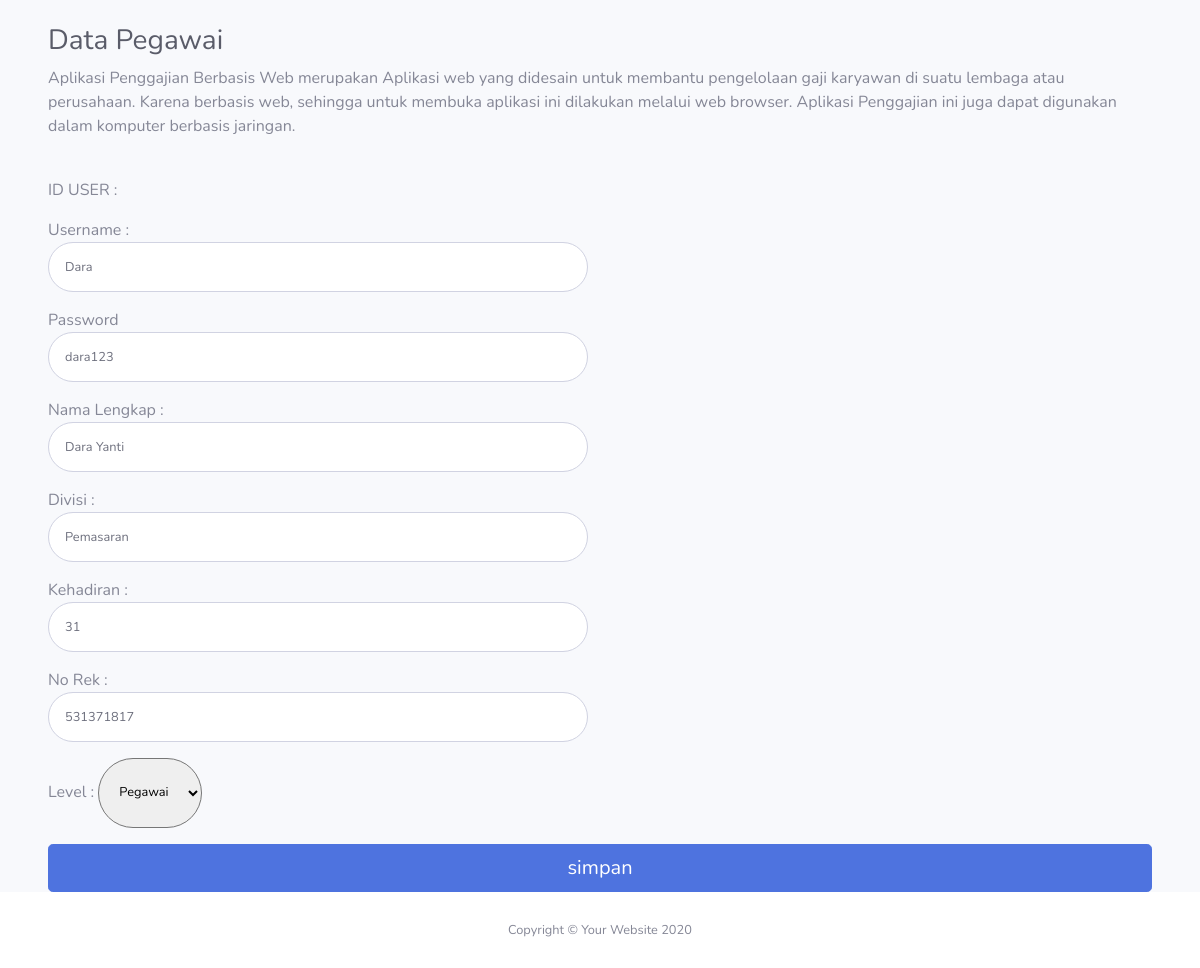
The page /edit_datapegawai.php?iduser=7 on the database its author committed.
### tables this page shows
CREATE TABLE `user` (
  `iduser` int(20) NOT NULL,
  `username` varchar(50) NOT NULL,
  `password` varchar(255) NOT NULL,
  `nama_lengkap` varchar(100) NOT NULL,
  `divisi` varchar(30) NOT NULL,
  `jml_kehadiran` int(20) NOT NULL,
  `no_rek` int(30) NOT NULL,
  `level` enum('pegawai','admin','','') NOT NULL
);

### edit_datapegawai.php (the view, shortened to what this page needs)
<!DOCTYPE html>
<html lang="en">
<head>
    <link href="vendor/fontawesome-free/css/all.min.css" rel="stylesheet" type="text/css">
    <link href="css/sb-admin-2.min.css" rel="stylesheet">
</head>
<body id="page-top">
    <div id="wrapper">
        <div id="content-wrapper" class="d-flex flex-column">
            <div id="content">
                <div class="container-fluid">
                <div class="container-fluid">
                <br>
                    <h1 class="h3 mb-2 text-gray-800">Data Pegawai</h1>
                    <p class="mb-4">Aplikasi Penggajian Berbasis Web merupakan Aplikasi web yang didesain untuk membantu pengelolaan gaji karyawan di suatu lembaga atau perusahaan. Karena berbasis web, sehingga untuk membuka aplikasi ini dilakukan melalui web browser. Aplikasi Penggajian ini juga dapat digunakan dalam komputer berbasis jaringan.</p>
                    <?php
			$iduser = $_GET['iduser'];
			$data = mysqli_query($koneksi, "SELECT * from user where iduser='$iduser' and level = 'pegawai' ");
            $d = mysqli_fetch_array($data);
?>
						<form class="user" method="post" action="update_datapegawai.php">
                                <div class="form-group row">
                                    <div class="col-sm-6 mb-3 mb-sm-0">
                                        ID USER :
                                    </div>
                                </div>
                                <div class="form-group row">
                                    <div class="col-sm-6 mb-3 mb-sm-0">
                                        Username :
                                        <input type="text" class="form-control form-control-user" name ="username" value = "<?php echo $d['username'];?>"  placeholder="Nama Lengkap Anda..">
                                    </div>
                                </div>
                                <div class="form-group row">
                                    <div class="col-sm-6 mb-3 mb-sm-0">
                                        Password
                                        <input type="text" class="form-control form-control-user" name ="password" value = "<?php echo $d['password'];?>"  placeholder="Nama Lengkap Anda..">
                                    </div>
                                </div>
                                <div class="form-group row">
                                    <div class="col-sm-6 mb-3 mb-sm-0">
                                        Nama Lengkap :
                                        <input type="text" class="form-control form-control-user" name ="nama_lengkap" value = "<?php echo $d['nama_lengkap'];?>"  placeholder="Nama Lengkap Anda..">
                                    </div>
                                </div>
                                <div class="form-group row">
                                    <div class="col-sm-6 mb-3 mb-sm-0">
                                        Divisi :
                                        <input type="text" class="form-control form-control-user" name ="divisi" value = "<?php echo $d['divisi'];?>"  placeholder="Nama Lengkap Anda..">
                                    </div>
                                </div>
                                <div class="form-group row">
                                    <div class="col-sm-6 mb-3 mb-sm-0">
                                        Kehadiran :
                                        <input type="text" class="form-control form-control-user" name ="jml_kehadiran" value = "<?php echo $d['jml_kehadiran'];?>"  placeholder="Nama Lengkap Anda..">
                                    </div>
                                </div>
                                <div class="form-group row">
                                    <div class="col-sm-6 mb-3 mb-sm-0">
                                        No Rek :
                                        <input type="text" class="form-control form-control-user" name ="no_rek" value = "<?php echo $d['no_rek'];?>"  placeholder="Nama Lengkap Anda..">
                                    </div>
                                </div>
                                 <div class="form-group row">
                                     <div class="col-sm-6 mb-3 mb-sm-0">
                                     Level :
                                    <select class= "form-control-user" name="level">
                                            <option value="pegawai">Pegawai</option>
                                     </select>
                                     </div>
                                </div>
                               <input class="btn btn-lg btn-primary btn-block" type="submit" value="simpan" name="simpan">
                            </form>
	</div>
                </div>
            </div>
            <footer class="sticky-footer bg-white">
                <div class="container my-auto">
                    <div class="copyright text-center my-auto">
                        <span>Copyright &copy; Your Website 2020</span>
                    </div>
                </div>
            </footer>
        </div>
    </div>
</body>

### rows shown on the page
user: username "Dara", password "dara123", nama_lengkap "Dara Yanti", divisi "Pemasaran", jml_kehadiran "31", no_rek "531371817"
